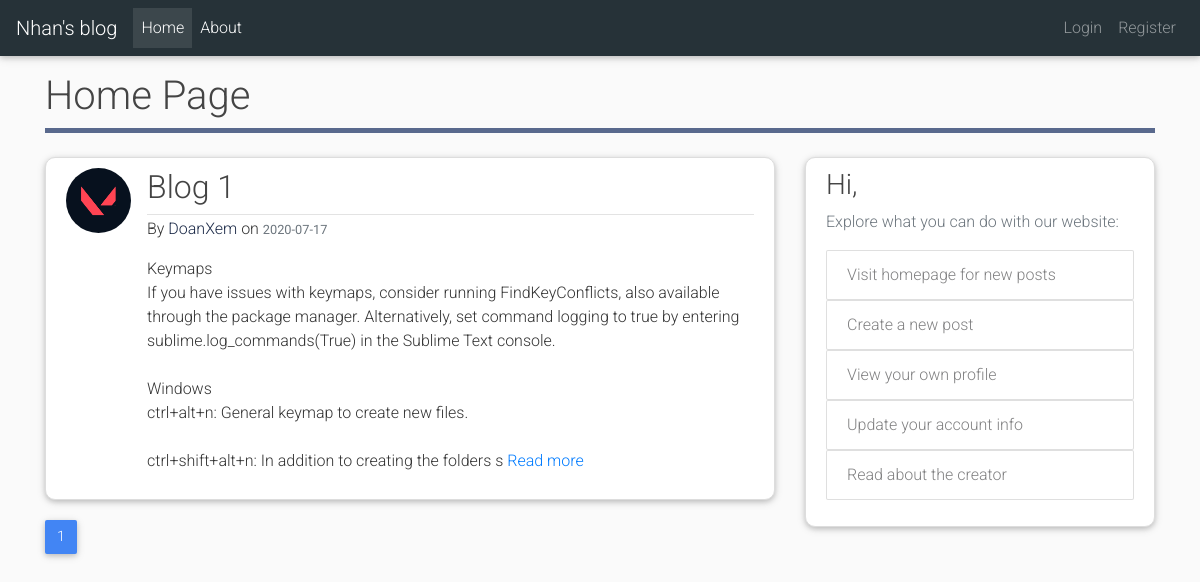
Page /home on the earlier database version.
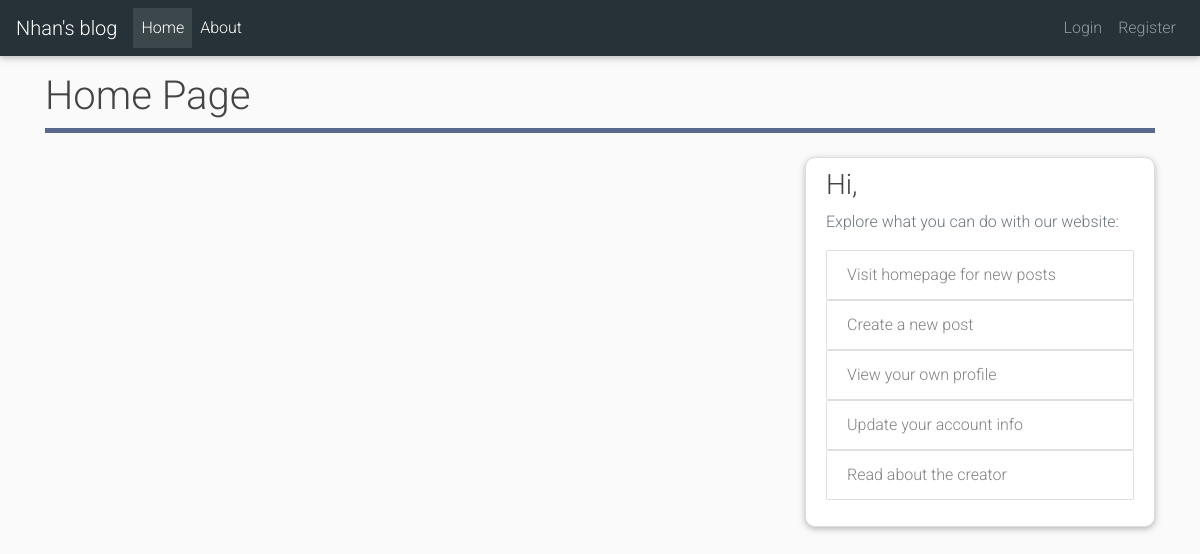
Same page on the later database version.
### flaskblog/models.py (models this page shows, shortened)
class Post(db.Model):
    id = db.Column(db.Integer, primary_key=True)
    title = db.Column(db.String(100), nullable=False)
    date_posted = db.Column(db.DateTime, nullable=False, default=datetime.utcnow)
    content = db.Column(db.Text, nullable=False)
    short_content = db.Column(db.Text(350), nullable=False)
    user_id = db.Column(db.Integer, db.ForeignKey('user.id'), nullable=False)

class User(db.Model, UserMixin):
    id = db.Column(db.Integer, primary_key=True)
    username = db.Column(db.String(20), unique=True, nullable=False)
    email = db.Column(db.String(120), unique=True, nullable=False)
    bio = db.Column(db.Text(500), nullable=True)
    image_file = db.Column(db.String(20), nullable=False, default='default.jpg')
    password = db.Column(db.String(60), nullable=False)
    posts = db.relationship('Post', backref='author', lazy=True)

### flaskblog/routes.py (the view)
@app.route('/')
@app.route('/home')
def home():
    page = request.args.get('page', 1, type=int)
    posts = Post.query.order_by(Post.date_posted.desc()).paginate(page=page, per_page=5)
    return render_template('home.html', posts=posts, current="homepage")

### flaskblog/templates/home.html
{% extends "layout.html" %}
{% block title %}
    <h1>Home Page</h1>
{% endblock title %}
{% block content %}
    {% for post in posts.items %}
        <article class="media content-section z-depth-1">
          <div class="image_article">
            <img class="img_custom" src="{{ url_for('static', filename='profile_pics/' + post.author.image_file) }}">
          </div>
           <div class="media-body">
            <h2><a class="article-title" href="{{ url_for('post', post_id=post.id) }}">{{ post.title }}</a></h2>
            <div class="article-metadata mb-3">
              By
              <a class="article-author" href="{{ url_for('user_posts', username=post.author.username) }}">{{ post.author.username }}</a>
              on
              <small class="text-muted">{{ post.date_posted.strftime('%Y-%m-%d') }}</small>
            </div>
            <p class="article-content">{{ post.short_content }} <a href="{{ url_for('post', post_id=post.id) }}">Read more</a></p>
          </div>
        </article>
    {% endfor %}
    <nav aria-label="Page navigation example">
      <ul class="pagination pg-blue">
      {% for page_num in posts.iter_pages(left_edge=1, right_edge=1, left_current=1, right_current=2) %}
        {% if page_num %}
          {% if posts.page == page_num %}
            <li class="page-item active"><a class="page-link" href="{{ url_for('home', page=page_num) }}">{{  page_num }} <span class="sr-only">(current)</span></a></li>
          {% else %}
            <li class="page-item"><a class="page-link" href="{{ url_for('home', page=page_num) }}">{{  page_num }}</a></li>
          {% endif %}
        {% else %}
          ...
        {% endif %}
      {% endfor %}
      </ul>
    </nav>
{% endblock content %}

### flaskblog/templates/layout.html (shortened to what this page needs)
<!DOCTYPE html>
<html>
<head>
    <link rel="stylesheet" href="https://use.fontawesome.com/releases/v5.11.2/css/all.css">
    <link rel="stylesheet" type="text/css" href="{{ url_for('static', filename='bootstrap.min.css') }}">
    <link rel="stylesheet" type="text/css" href="{{ url_for('static', filename='mdb.min.css') }}">
    <link rel="stylesheet" type="text/css" href="{{ url_for('static', filename='style.css') }}">
</head>
<body>
      <div class="sticky-top">
        <nav class="navbar sticky-top navbar-expand-lg navbar-dark special-color-dark z-depth-1">
          <a class="navbar-brand" href="{{ url_for('home') }}">Nhan's blog</a>
          <div class="collapse navbar-collapse" id="basicExampleNav">
            <ul class="navbar-nav mr-auto">
              {% if current=="homepage" %}
                <li class="nav-item active">
              {% else %}
                <li class="nav-item">
              {% endif %}
                <a class="nav-link" href="{{ url_for('home') }}">Home
                </a>
              </li>
              {% if current=="about" %}
                <li class="nav-item active">
              {% else %}
                <li class="nav-item">
              {% endif %}
                <a class="nav-link" href="{{ url_for('about') }}">About</a>
            </ul>
            <div class="navbar-nav">
              {% if current_user.is_authenticated %}
              <a class="nav-item nav-link nav-button" href="{{ url_for('new_post') }}">Create new post</a>
              <a class="nav-item nav-link" href="{{ url_for('account') }}">{{ current_user.username }}</a>
              <a class="nav-item nav-link" href="{{ url_for('logout') }}">Logout</a>
              {% else %}
                <a class="nav-item nav-link" href="{{ url_for('login') }}">Login</a>
                <a class="nav-item nav-link" href="{{ url_for('register') }}">Register</a>
              {% endif %}
            </div>
          </div>
        </nav>
      </div>
    <main role="main" class="container">
        <div class="border-bottom border-title mt-3">
            {% block title %}{% endblock %}
        </div>
        <div class="row">
            <div class="col-md-8 mt-4">
                {% block content %}{% endblock %}
            </div>
            <div class="col-md-4 mt-4">
              <div class="content-section z-depth-1 sidebar">
                <h3>Hi, <a class="inline-link" href="{{ url_for('account') }}">{{ current_user.username }}</a></h3>
                <p class='text-muted'>Explore what you can do with our website:
                  <ul class="list-group">
                    <a href="{{ url_for('new_post') }}"><li class="list-group-item list-group-item-light sidebar-item">Visit homepage for new posts</li></a>
                    <a href="{{ url_for('new_post') }}"><li class="list-group-item list-group-item-light sidebar-item">Create a new post</li></a>
                    <a href="{{ url_for('account') }}"><li class="list-group-item list-group-item-light sidebar-item">View your own profile</li></a>
                    <a href="{{ url_for('account_update') }}"><li class="list-group-item list-group-item-light sidebar-item">Update your account info</li></a>
                    <a href="{{ url_for('about') }}"><li class="list-group-item list-group-item-light sidebar-item">Read about the creator</li></a>
                  </ul>
                </p>
              </div>
            </div>
        </div>
    </main>
</body>
</html>

### flaskblog/static/style.css (style rules this page uses)
body { background: #fafafa; color: #333333; }
h1, h2, h3, h4, h5, h6 { color: #444444; }
.content-section { background: #ffffff; padding: 10px 20px; border: 1px solid #dddddd; border-radius: 10px; margin-bottom: 20px; }
.sidebar-item { background: #ffffff; }
.border-title { border-width:5px !important; border-color: #59698d !important; }
.sidebar { position: sticky; top: 80px; }

Differences in the rows shown:
removed Post: image_file (placeholder picture), title "Blog 1", author.username "DoanXem", date_posted "2020-07-17", short_content "Keymaps If you have issues with keymaps, consider running FindKeyConflicts, also available through the package manager. Alternatively, set command logging to true by entering sublime.log_commands(True) in the Sublime Text console. Windows ctrl+alt+n: General keymap to create new files. ctrl+shift+alt+n: In addition to creating the folders s"
Other differences:
list line gone: "1"
